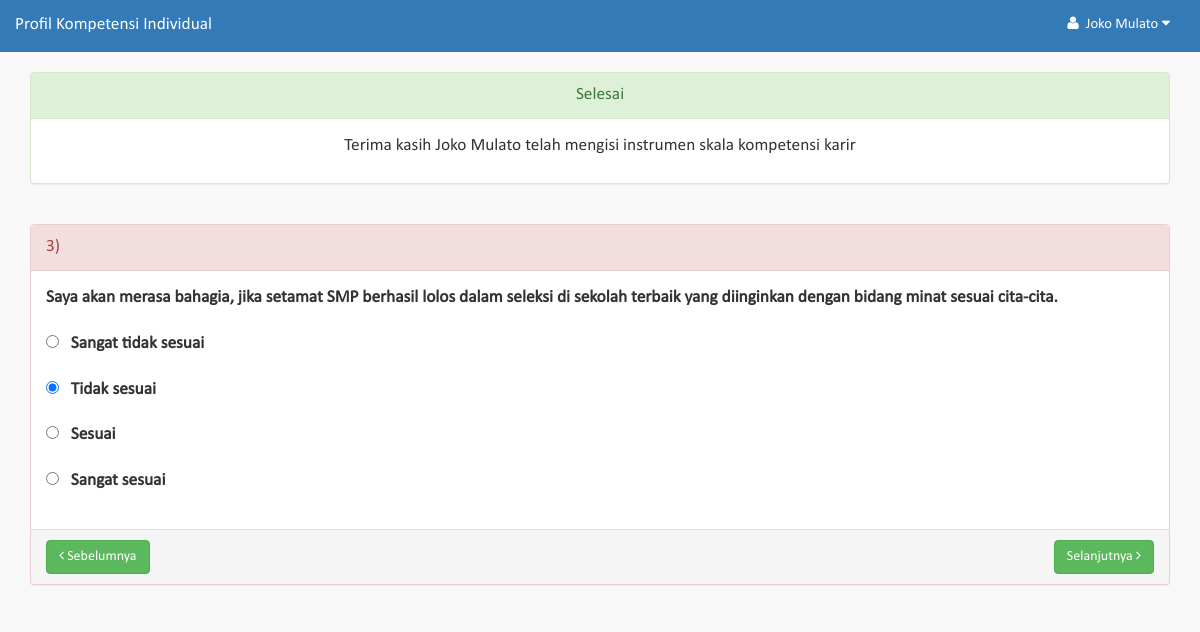
Screenshot of /tes?soal=3 (signed in) with the database file from the repository.
### tables this page shows
CREATE TABLE `pertanyaan` (
  `id` int(11) NOT NULL,
  `standar_kompetensi_id` int(11) DEFAULT '0',
  `kompetensi_id` int(11) DEFAULT '0',
  `indikator_id` int(11) DEFAULT '0',
  `teks` text,
  `jenis` enum('standar','kompetensi','indikator','pertanyaan') DEFAULT NULL
);

CREATE TABLE `tes_jawaban` (
  `id` int(11) NOT NULL,
  `tes_id` int(11) DEFAULT NULL,
  `pertanyaan_id` int(11) DEFAULT NULL,
  `jawaban_id` int(11) DEFAULT NULL,
  `waktu` bigint(20) DEFAULT NULL
);

CREATE TABLE `jawaban` (
  `id` int(11) NOT NULL,
  `teks` varchar(30) DEFAULT NULL,
  `skor` int(11) DEFAULT NULL
);

### modules/modul_tes.php (called while the page is built, shortened)
<?php
	$jumlah = query_one( "select count(*) as soal from pertanyaan where jenis='pertanyaan'" );
	$test = select_one( "tes", "user_id=" . $user_session->id );
	if(!isset($get_soal)) {
		if( empty($test) ) {
			$test_id = insert( "tes", array(
				"user_id"=>$user_session->id,
				"mulai"=>time()
			));
		} else {
			update( "tes", array(
				"mulai"=>time()
			), "id=" . $test->id);
			$test_id = $test->id;
		}
		$get_soal = 1;
	} else {
		$test_id = $test->id;
	}
	$jwb = query_one( "select count(*) jumlah from tes_jawaban where tes_id=$test_id" );
	if( $jwb->jumlah==$jumlah->soal )
		$the_status = "selesai";
	if( $get_soal==1 ) {
		$back = -1;
		$next = 2;
	} elseif ( $get_soal==$jumlah->soal-1 ) {
		$back = $get_soal-1;
		$next = -1;
	} else {
		$back = $get_soal-1;
		$next = $get_soal+1;
	}
	$pertanyaan = select_one( "pertanyaan", "jenis='pertanyaan' ORDER BY
		id ASC LIMIT " .($get_soal-1). ",1" );
	$jawaban = select_one( "tes_jawaban", "tes_id=$test_id AND pertanyaan_id=" . $pertanyaan->id);
	$jenis_jawaban = query( "select * from jawaban order by id desc");

### engine/methods.php (called while the page is built, shortened)
<?php
	function get_session(){
		if(isset($_SESSION['login']) && $_SESSION['login']==true)
			return (object)array(
				'id'=>$_SESSION['id'],
				'username'=>$_SESSION['username'],
				'group_id'=>$_SESSION['group_id'],
				'group_name'=>$_SESSION['group_name'],
				'ref_id'=>$_SESSION['ref_id'],
				'profile'=>$_SESSION['profile']
			);
	}

### engine/db.php (called while the page is built, shortened)
<?php
	$connection = mysqli_connect('localhost:3406', 'root', '');
	mysqli_select_db($connection, 'potensi');
	function toarray($mres){
		$data = array();
		while($item = mysqli_fetch_object($mres))
			$data[] = $item;
		return $data;
	}
	function query($Q, $with_result=true){
		global $connection;
		$res = mysqli_query($connection, $Q) or die($Q . '<br/>' . mysqli_error($connection));
		if($with_result)
			return toarray($res);
		else
			return mysqli_insert_id($connection);
	}
	function query_one($Q){
		global $connection;
		$mres = mysqli_query($connection, $Q) or die($Q . '<br/>' . mysqli_error($connection));
		if(mysqli_num_rows($mres)==1)
			return mysqli_fetch_object($mres);
		else
			return false;
	}
	function select_one($table, $condition=null){
		$condition = empty($condition) ? '':' WHERE ' . $condition;
		return query_one("SELECT * FROM $table $condition");
	}

### templates/modul_tes.php (the view, shortened to what this page needs)
<?php include "layout/header.php"; ?>
</div>
<div class="container">
    <link href="./assets/js/datatables/media/css/jquery.dataTables.min.css" rel="stylesheet">
    <link href="./assets/js/datatables/media/css/dataTables.bootstrap.min.css" rel="stylesheet">
    <?php if( $the_status=="selesai" ): $msg = get_flashmessage(); ?>
        <div class="row">
            <div class="col-md-12" style="padding-top:20px;">
                <div class="panel panel-success">
                    <div class="panel-heading text-center"> Selesai </div>
                    <div class="panel-body text-center"><p><?php echo sprintf( "Terima kasih %s telah mengisi instrumen skala kompetensi karir", $user_session->profile->nama); ?></p></div>
                </div>
            </div>
        </div>
    <?php endif; ?>
    <div class="row">
        <div class="col-md-12" style="padding-top:20px;">
            <div class="panel panel-danger" id="panel-pertanyaan">
                <div class="panel-heading"> <?php echo $get_soal ?>) </div>
                <div class="panel-body">
                    <form method="post" class="form-horizontal form-isian">
                        <div class="form-group">
                            <label class="col-md-12"> <?php echo $pertanyaan->teks ?> </label>
                        </div>
                        <?php foreach($jenis_jawaban as $ji=>$jj): ?>
                        <div class="form-group">
                            <label for="pilihan<?php echo $ji ?>" class="col-md-11"><input type="radio" id="pilihan<?php echo $ji ?>" name="jawaban_id" value="<?php echo $jj->id ?>"  onchange="kirim()" <?php
                            if( !empty($jawaban) ) {
                                if( $jawaban->jawaban_id==$jj->id)
                                    echo " checked ";
                            }
                            ?> />  &nbsp;  <?php echo $jj->teks ?> </label>
                        </div>
                        <?php endforeach; ?>
                    </form>
                </div>
                <div class="panel-footer">
                    <button class="btn btn-success" onclick="location.href='tes?soal=<?php echo $back ?>'" <?php echo ($back<0)?'disabled':'' ?> > <i class="fa fa-angle-left"></i> Sebelumnya</button>
                    <button class="btn btn-success pull-right" onclick="location.href='tes?soal=<?php echo $next ?>'" <?php echo ($next<0)?'disabled':'' ?> >Selanjutnya <i class="fa fa-angle-right"></i></button>
                </div>
            </div>
        </div>
    </div>
<?php include "layout/footer.php"; ?>

### assets/css/sb-admin-2.css (style rules this page uses)
body { background-color: #f8f8f8; font-family: calibri; }
div, p, span, input, label { font-family: calibri; }
p, label, .panel-heading, input, button, .navbar-brand { font-size: 13pt; }

### rows the page displays
pertanyaan: teks "Saya akan merasa bahagia, jika setamat SMP berhasil lolos dalam seleksi di sekolah terbaik yang diinginkan dengan bidang minat sesuai cita-cita."
jawaban: teks "Sangat tidak sesuai"
tes_jawaban: jawaban_id "☐ Sangat tidak sesuai", jawaban_id "☑ Tidak sesuai", jawaban_id "☐ Sesuai", jawaban_id "☐ Sangat sesuai"
jawaban: teks "Tidak sesuai"
jawaban: teks "Sesuai"
jawaban: teks "Sangat sesuai"

### other values shown
APPLICATION_TITLE "Profil Kompetensi Individual"
$user_session->profile->nama "Joko Mulato"
$get_soal "3"
